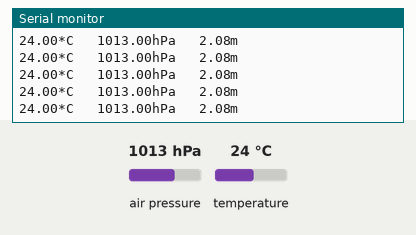
A sketch run on a simulated Arduino Uno, built with avr-gcc and run on an emulated ATmega328P. Shown: the last lines printed to the serial monitor. The inputs (shaded band) are chosen by the test bench; at power-on: air pressure 1013 hPa, temperature 24 °C.

Above: at 1.2 s.
1.3 s: air pressure set to 952 hPa
At 1.9 s:
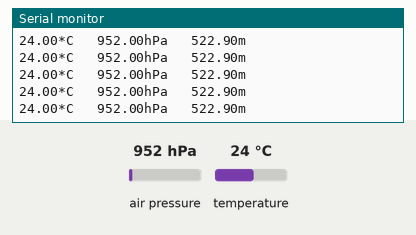
4.3 s: air pressure set to 1000 hPa
At 5.2 s:
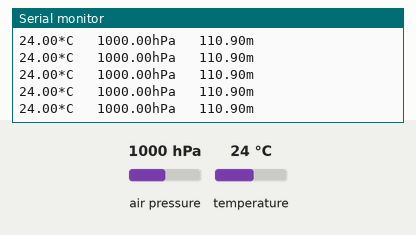
Timing chart, 0 to 6.7 s (numbered marks = the images above; inputs shaded):
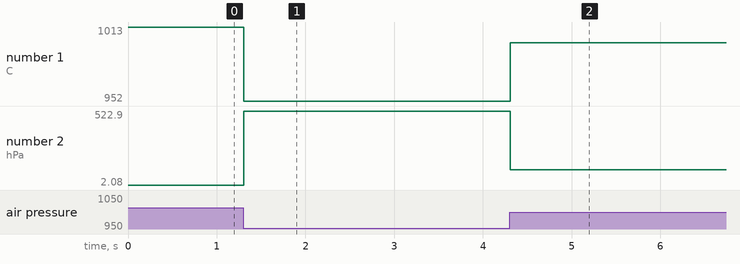

The sketch:

bmp280.ino
```cpp
#include <BMP280_DEV.h>
#include <Wire.h>                          // Include the BMP280_DEV.h library

float temperature, pressure, altitude;            // Create the temperature, pressure and altitude variables
BMP280_DEV bmp280;                                // Instantiate (create) a BMP280_DEV object and set-up for I2C operation (address 0x77)

void setup()
{
  Serial.begin(115200);                           // Initialise the serial port
  if (bmp280.begin())
    Serial.println("BMP280 iniciado");
  else
  {
    Serial.println("Error al iniciar el BMP280");
    while(1);
  }
                                 // Default initialisation, place the BMP280 into SLEEP_MODE
  //bmp280.setPresOversampling(OVERSAMPLING_X4);    // Set the pressure oversampling to X4
  //bmp280.setTempOversampling(OVERSAMPLING_X1);    // Set the temperature oversampling to X1
  //bmp280.setIIRFilter(IIR_FILTER_4);              // Set the IIR filter to setting 4
  bmp280.setTimeStandby(TIME_STANDBY_2000MS);     // Set the standby time to 2 seconds
  bmp280.startNormalConversion();                 // Start BMP280 continuous conversion in NORMAL_MODE
}

void loop()
{
  if (bmp280.getMeasurements(temperature, pressure, altitude))    // Check if the measurement is complete
  {
    Serial.print(temperature);                    // Display the results
    Serial.print(F("*C   "));
    Serial.print(pressure);
    Serial.print(F("hPa   "));
    Serial.print(altitude);
    Serial.println(F("m"));
  }
}
```

Measured:
- after the input at 1.3 s, the serial monitor: prints a new line at once (image 1)
- after the input at 4.3 s, the serial monitor: prints a new line at once (image 2)
- plotted number 1: 1013 → 952 after the input at 1.3 s, 952 → 1000 after the input at 4.3 s
- plotted number 2: 2.08 → 522.9 after the input at 1.3 s, 522.9 → 110.9 after the input at 4.3 s
